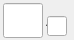
   <widget class="caFrame" name="caFrame_0">
    <property name="geometry">
     <rect>
      <x>399</x>
      <y>78</y>
      <width>74</width>
      <height>40</height>
     </rect>
    </property>
    <widget class="caGraphics" name="caRectangle_26">
     <property name="geometry">
      <rect>
       <x>0</x>
       <y>0</y>
       <width>70</width>
       <height>37</height>
      </rect>
     </property>
     <property name="foreground">
      <color>
       <red>251</red>
       <green>243</green>
       <blue>74</blue>
      </color>
     </property>
     <property name="linestyle" stdset="0">
      <enum>caGraphics::Solid</enum>
     </property>
     <property name="fillstyle" stdset="0">
      <enum>caGraphics::Filled</enum>
     </property>
     <property name="lineSize">
      <number>1</number>
     </property>
     <property name="lineColor">
      <color>
       <red>251</red>
       <green>243</green>
       <blue>74</blue>
      </color>
     </property>
     <property name="form">
      <enum>caGraphics::Rectangle</enum>
     </property>
    </widget>
    <widget class="caLineEdit" name="caLineEdit_10">
     <property name="geometry">
      <rect>
       <x>47</x>
       <y>16</y>
       <width>20</width>
       <height>20</height>
      </rect>
     </property>
     <property name="alignment">
      <set>Qt::AlignAbsolute|Qt::AlignLeading|Qt::AlignLeft|Qt::AlignVCenter</set>
     </property>
     <property name="channel" stdset="0">
      <string>$(P)cdt$(T1):timeSec</string>
     </property>
     <property name="foreground">
      <color>
       <red>0</red>
       <green>0</green>
       <blue>0</blue>
      </color>
     </property>
     <property name="background">
      <color>
       <red>251</red>
       <green>243</green>
       <blue>74</blue>
      </color>
     </property>
     <property name="colorMode">
      <enum>caLineEdit::Static</enum>
     </property>
     <property name="precisionMode">
      <enum>caLineEdit::Channel</enum>
     </property>
     <property name="limitsMode">
      <enum>caLineEdit::Channel</enum>
     </property>
     <property name="maxValue">
      <double>1.000000000000000</double>
     </property>
     <property name="minValue">
      <double>0.000000000000000</double>
     </property>
     <property name="fontScaleMode" stdset="0">
      <enum>caLineEdit::WidthAndHeight</enum>
     </property>
     <property name="formatType">
      <enum>caLineEdit::truncated</enum>
     </property>
    </widget>
    <widget class="caLineEdit" name="caLineEdit_11">
     <property name="geometry">
      <rect>
       <x>3</x>
       <y>3</y>
       <width>40</width>
       <height>35</height>
      </rect>
     </property>
     <property name="alignment">
      <set>Qt::AlignAbsolute|Qt::AlignRight|Qt::AlignTrailing|Qt::AlignVCenter</set>
     </property>
     <property name="channel" stdset="0">
      <string>$(P)cdt$(T1):timeMin</string>
     </property>
     <property name="foreground">
      <color>
       <red>0</red>
       <green>0</green>
       <blue>0</blue>
      </color>
     </property>
     <property name="background">
      <color>
       <red>251</red>
       <green>243</green>
       <blue>74</blue>
      </color>
     </property>
     <property name="colorMode">
      <enum>caLineEdit::Static</enum>
     </property>
     <property name="precisionMode">
      <enum>caLineEdit::Channel</enum>
     </property>
     <property name="limitsMode">
      <enum>caLineEdit::Channel</enum>
     </property>
     <property name="maxValue">
      <double>1.000000000000000</double>
     </property>
     <property name="minValue">
      <double>0.000000000000000</double>
     </property>
     <property name="fontScaleMode" stdset="0">
      <enum>caLineEdit::WidthAndHeight</enum>
     </property>
     <property name="formatType">
      <enum>caLineEdit::truncated</enum>
     </property>
    </widget>
    <widget class="caGraphics" name="caRectangle_27">
     <property name="geometry">
      <rect>
       <x>0</x>
       <y>0</y>
       <width>72</width>
       <height>38</height>
      </rect>
     </property>
     <property name="foreground">
      <color>
       <red>255</red>
       <green>255</green>
       <blue>255</blue>
      </color>
     </property>
     <property name="linestyle" stdset="0">
      <enum>caGraphics::Solid</enum>
     </property>
     <property name="lineSize">
      <number>2</number>
     </property>
     <property name="lineColor">
      <color>
       <red>255</red>
       <green>255</green>
       <blue>255</blue>
      </color>
     </property>
     <property name="channel" stdset="0">
      <string>8idi:cdt1:start</string>
     </property>
     <property name="form">
      <enum>caGraphics::Rectangle</enum>
     </property>
     <property name="background" stdset="0">
      <color alpha="0">
       <red>255</red>
       <green>255</green>
       <blue>255</blue>
      </color>
     </property>
    </widget>
    <widget class="caLabel" name="caLabel_22">
     <property name="geometry">
      <rect>
       <x>41</x>
       <y>11</y>
       <width>12</width>
       <height>21</height>
      </rect>
     </property>
     <property name="text">
      <string>.</string>
     </property>
     <property name="alignment">
      <set>Qt::AlignAbsolute|Qt::AlignCenter|Qt::AlignHCenter|Qt::AlignVCenter</set>
     </property>
     <property name="fontScaleMode">
      <enum>ESimpleLabel::WidthAndHeight</enum>
     </property>
     <property name="foreground">
      <color>
       <red>0</red>
       <green>0</green>
       <blue>0</blue>
      </color>
     </property>
     <property name="background">
      <color alpha="0">
       <red>0</red>
       <green>0</green>
       <blue>0</blue>
      </color>
     </property>
     <property name="frameShape">
      <enum>QFrame::NoFrame</enum>
     </property>
    </widget>
    <widget class="caGraphics" name="caRectangle_28">
     <property name="geometry">
      <rect>
       <x>0</x>
       <y>0</y>
       <width>72</width>
       <height>38</height>
      </rect>
     </property>
     <property name="foreground">
      <color>
       <red>253</red>
       <green>0</green>
       <blue>0</blue>
      </color>
     </property>
     <property name="linestyle" stdset="0">
      <enum>caGraphics::Solid</enum>
     </property>
     <property name="lineSize">
      <number>2</number>
     </property>
     <property name="lineColor">
      <color>
       <red>253</red>
       <green>0</green>
       <blue>0</blue>
      </color>
     </property>
     <property name="visibility">
      <enum>caGraphics::IfNotZero</enum>
     </property>
     <property name="channel" stdset="0">
      <string>$(P)cdt$(T1):trigger</string>
     </property>
     <property name="form">
      <enum>caGraphics::Rectangle</enum>
     </property>
     <property name="background" stdset="0">
      <color alpha="0">
       <red>253</red>
       <green>0</green>
       <blue>0</blue>
      </color>
     </property>
    </widget>
    <zorder>caRectangle_26</zorder>
    <zorder>caRectangle_27</zorder>
    <zorder>caLabel_22</zorder>
    <zorder>caRectangle_28</zorder>
    <zorder>caLineEdit_11</zorder>
    <zorder>caLineEdit_10</zorder>
   </widget>
